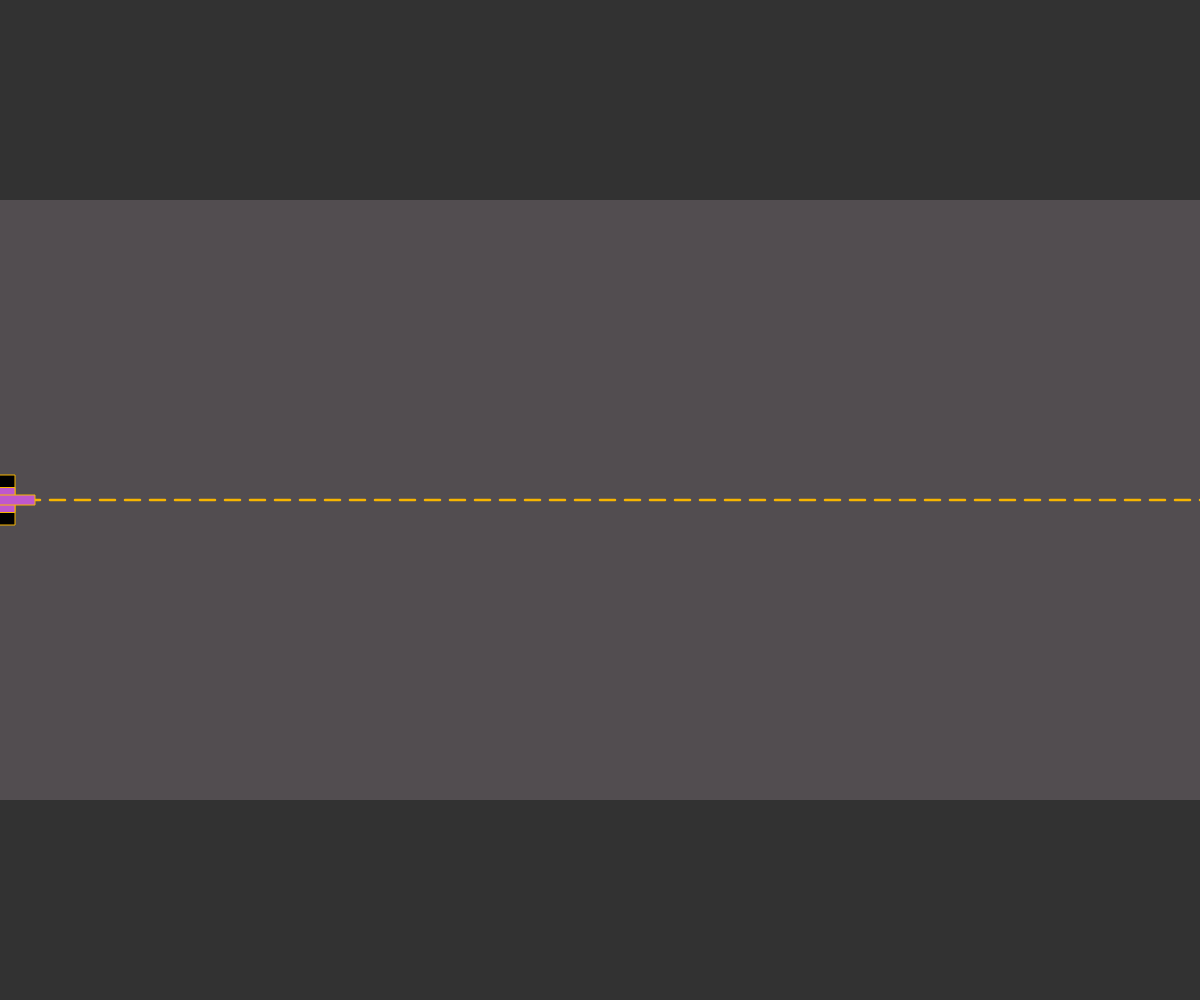
Frame 1 (no input)
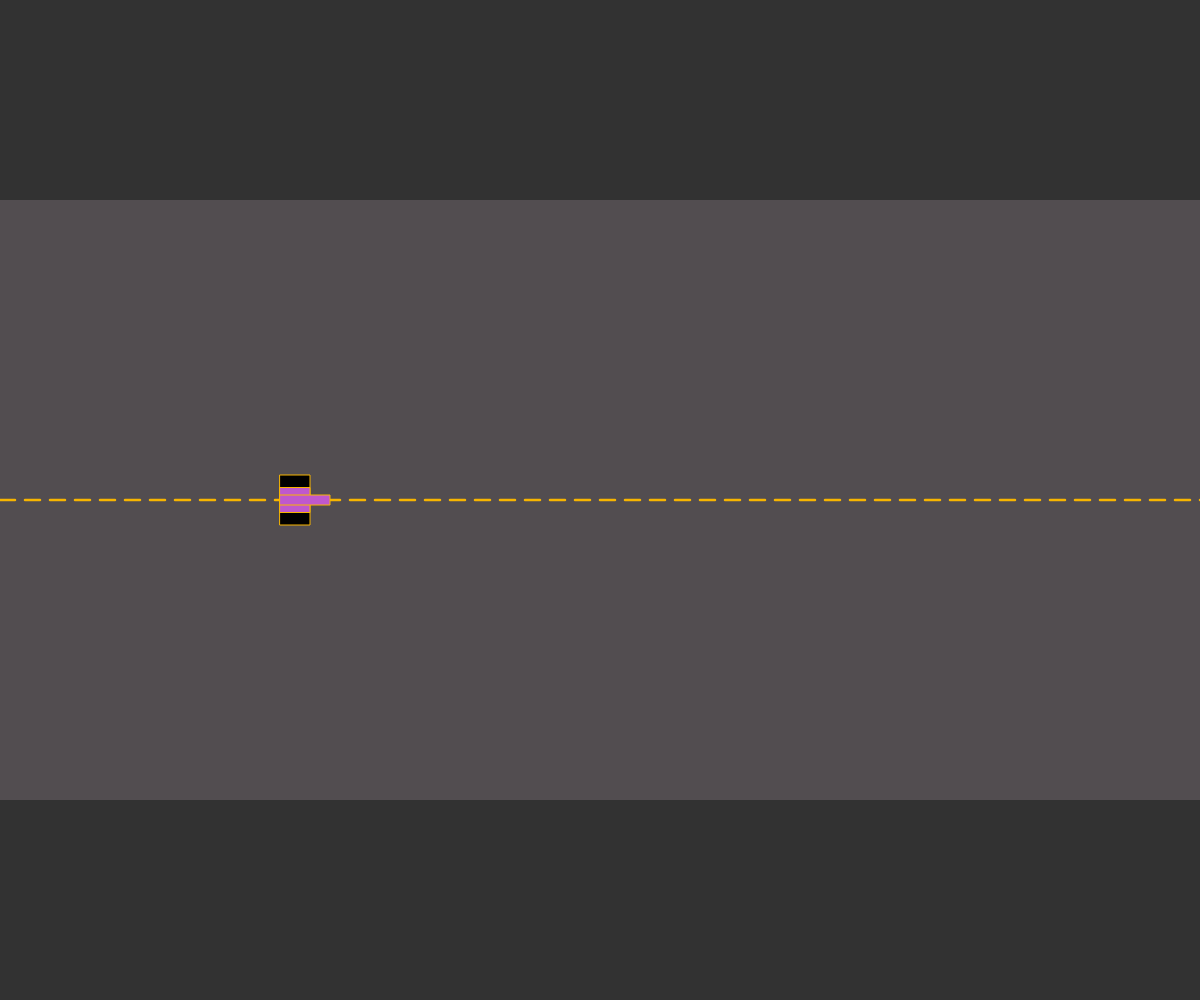
Frame 60 (no input)
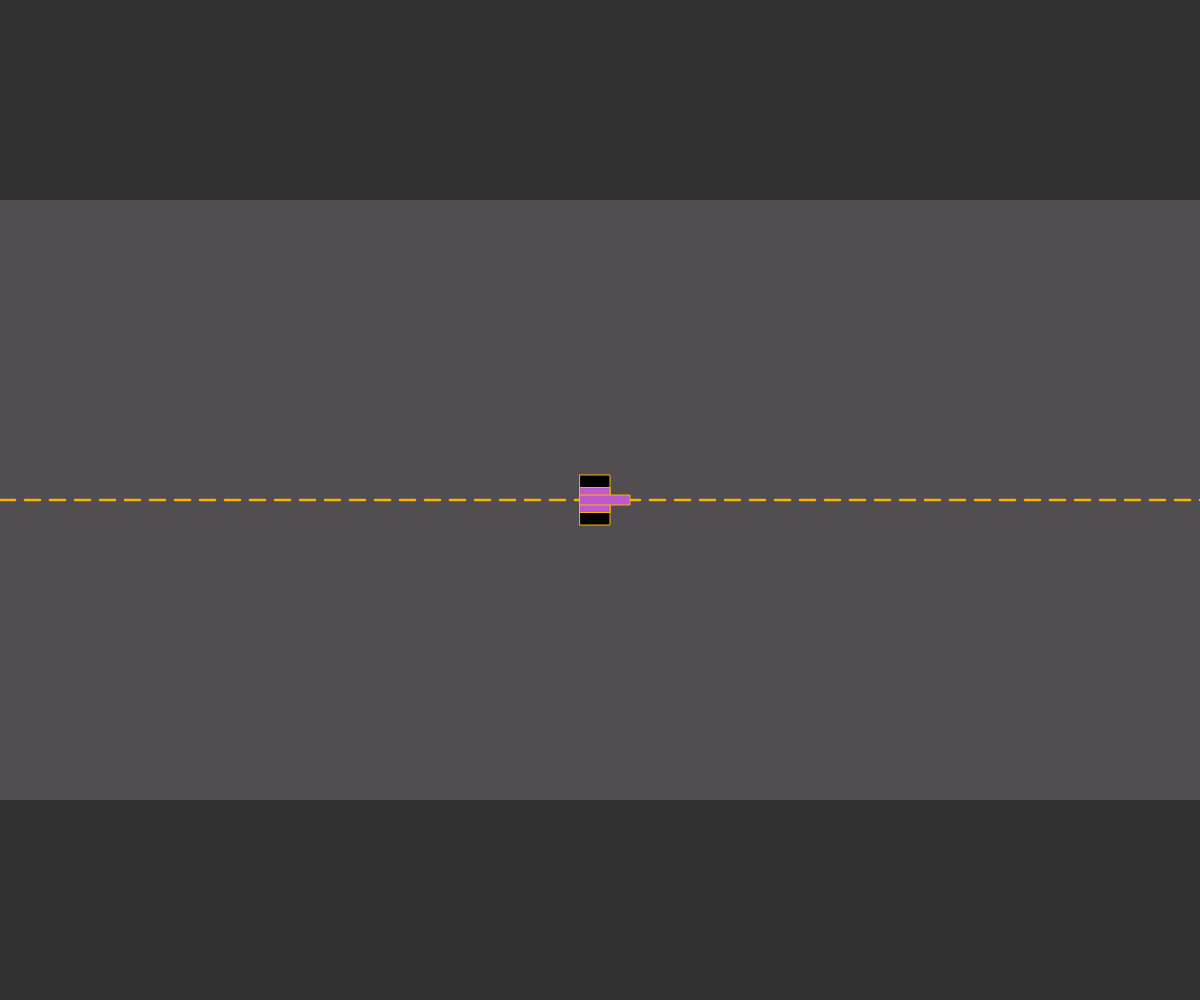
Frame 120 (the mouse pressed at the canvas centre since frame 60)

The p5.js sketch that drew these frames (run headless with seeded random() and noise() and a simulated clock; from frame 60 on, the mouse is pressed at the canvas centre):

// p5.js sketch
// ── sketch.js
// CARS CARS CARS!
// Lukas Scrobe
// Oct/18/2023
// have cars drive across the screen at varying speeds and 
// colours 

// Globals
let myVehicle;
let eastbound = [];
let westbound = [];

function setup() {
  createCanvas(windowWidth, windowHeight);
  rectMode(CENTER);
  myVehicle = new Vehicle(0,height/2,Math.floor(random(0,2)),Math.floor(random(0,2)));
}

function draw() {
  background(50);
  drawRoad();
  myVehicle.action();
  //print(myVehicle.x);
}

function drawRoad() {
  fill(82, 77, 80);
  noStroke();
  rect(width / 2, height * 0.5, width, height * 0.6);
  for (let l = 0; l <= width; l += 25) {
    strokeWeight(2.5);
    stroke(247, 181, 0);
    line(l, height / 2, l + 15, height / 2);
  }
}

class Vehicle {
  constructor(x, y, t, d) {
    this.x = x;
    this.y = y;
    this.t = t;
    this.d = d;
    this.colour = color(random(255), random(255), random(255));
    this.xSpeed = 5;
    this.percentChance = 100;
  }

  display() {
    strokeWeight(1);
    stroke(247, 181, 0);
    if (this.t === 0) {
      fill("Black");
      rect(this.x - 10, this.y, 8, 35);
      rect(this.x + 5, this.y, 8, 35);
      fill(this.colour);
      rect(this.x, this.y, 30, 20, 0, 10, 10, 0);
    }
    else if (this.t === 1) {
      fill("Black");
      rect(this.x, this.y, 30, 50);
      fill(this.colour);
      rect(this.x, this.y, 30, 25);
      rect(this.x + 10, this.y, 50, 10);

    }
  }

  move() {
    this.x += this.xSpeed;
  }

  speedUp(){

  }

  speedDown(){

  }

  changeColour(){

  }

  action(){
    this.display();
    this.move();
  }

}
